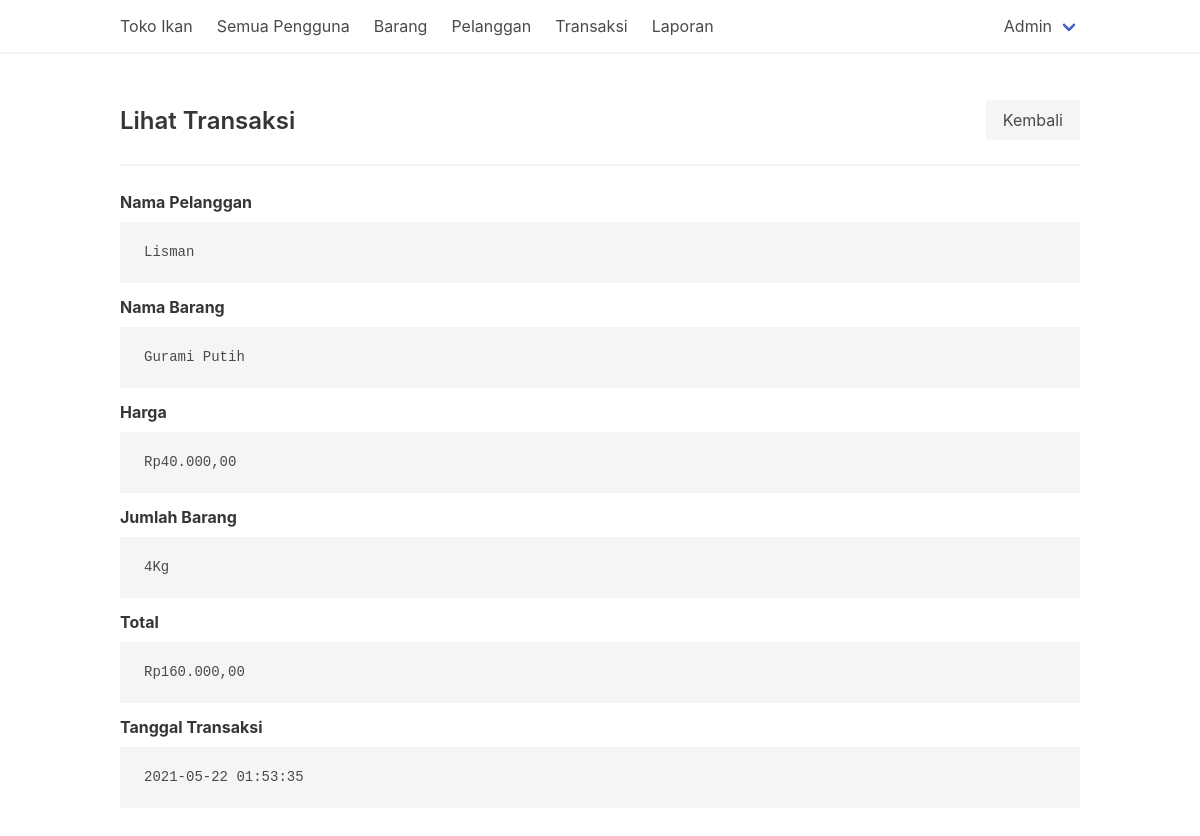
Page /transaksi-show.php?id=3 (signed in) on the committed database.
### tables this page shows
CREATE TABLE `transaksi` (
  `id_transaksi_055` int(11) NOT NULL,
  `harga_transaksi_055` decimal(16,2) NOT NULL,
  `jumlah_transaksi_055` int(11) NOT NULL,
  `total_transaksi_055` decimal(16,2) NOT NULL,
  `tanggal_transaksi_055` timestamp NOT NULL DEFAULT current_timestamp() ON UPDATE current_timestamp(),
  `barang_id_055` int(11) DEFAULT NULL,
  `user_id_055` int(11) DEFAULT NULL
);

CREATE TABLE `users` (
  `id_user_055` int(11) NOT NULL,
  `nama_user_055` varchar(40) NOT NULL,
  `username_user_055` varchar(30) NOT NULL,
  `password_user_055` varchar(255) NOT NULL,
  `telepon_user_055` varchar(20) NOT NULL,
  `alamat_user_055` varchar(80) NOT NULL,
  `role_user_055` enum('admin','waiter','owner','customer') DEFAULT 'customer'
);

CREATE TABLE `barang` (
  `id_barang_055` int(11) NOT NULL,
  `nama_barang_055` varchar(30) NOT NULL,
  `harga_barang_055` decimal(16,2) NOT NULL,
  `stok_barang_055` int(11) NOT NULL
);

### config/function.php (called while the page is built, shortened)
<?php
function money($number)
{
    return 'Rp' . number_format($number, 2, ',', '.');
}

### transaksi-show.php (the view, shortened to what this page needs)
<?php
require_once "template/theHeader.php";
?>
<div class="level">
    <div class="level-left">
        <div class="level-item">
            <h1 class="title is-4">Lihat Transaksi</h1>
        </div>
    </div>
    <div class="level-right">
        <div class="level-item">
            <a href="transaksi.php" class="button is-light">Kembali</a>
        </div>
    </div>
</div>
<hr>
<?php
if (isset($_GET['id'])) {
    $query = $conn->query(sprintf("SELECT * FROM transaksi JOIN barang ON barang.id_barang_055 = transaksi.barang_id_055 JOIN users ON users.id_user_055 = transaksi.user_id_055 WHERE id_transaksi_055 = %s", $_GET['id']));
    $item = $query->fetch_object();
} else {
    return header('Location:transaksi.php');
}
?>
<div class="field">
    <label class="label">Nama Pelanggan</label>
    <pre><?= $item->nama_user_055; ?></pre>
</div>
<div class="field">
    <label class="label">Nama Barang</label>
    <pre><?= $item->nama_barang_055; ?></pre>
</div>
<div class="field">
    <label class="label">Harga</label>
    <pre><?= money($item->harga_transaksi_055); ?></pre>
</div>
<div class="field">
    <label class="label">Jumlah Barang</label>
    <pre><?= $item->jumlah_transaksi_055 . 'Kg'; ?></pre>
</div>
<div class="field">
    <label class="label">Total</label>
    <pre><?= money($item->total_transaksi_055); ?></pre>
</div>
<div class="field">
    <label class="label">Tanggal Transaksi</label>
    <pre><?= $item->tanggal_transaksi_055; ?></pre>
</div>
<?php
require_once "template/theFooter.php"
?>

### rows in the picture
transaksi: user_id_055.nama_user_055 "Lisman", barang_id_055.nama_barang_055 "Gurami Putih", harga_transaksi_055 "Rp40.000,00", jumlah_transaksi_055 "4", total_transaksi_055 "Rp160.000,00", tanggal_transaksi_055 "2021-05-22 01:53:35"

### other values in the picture
$_SESSION['name'] "Admin"
